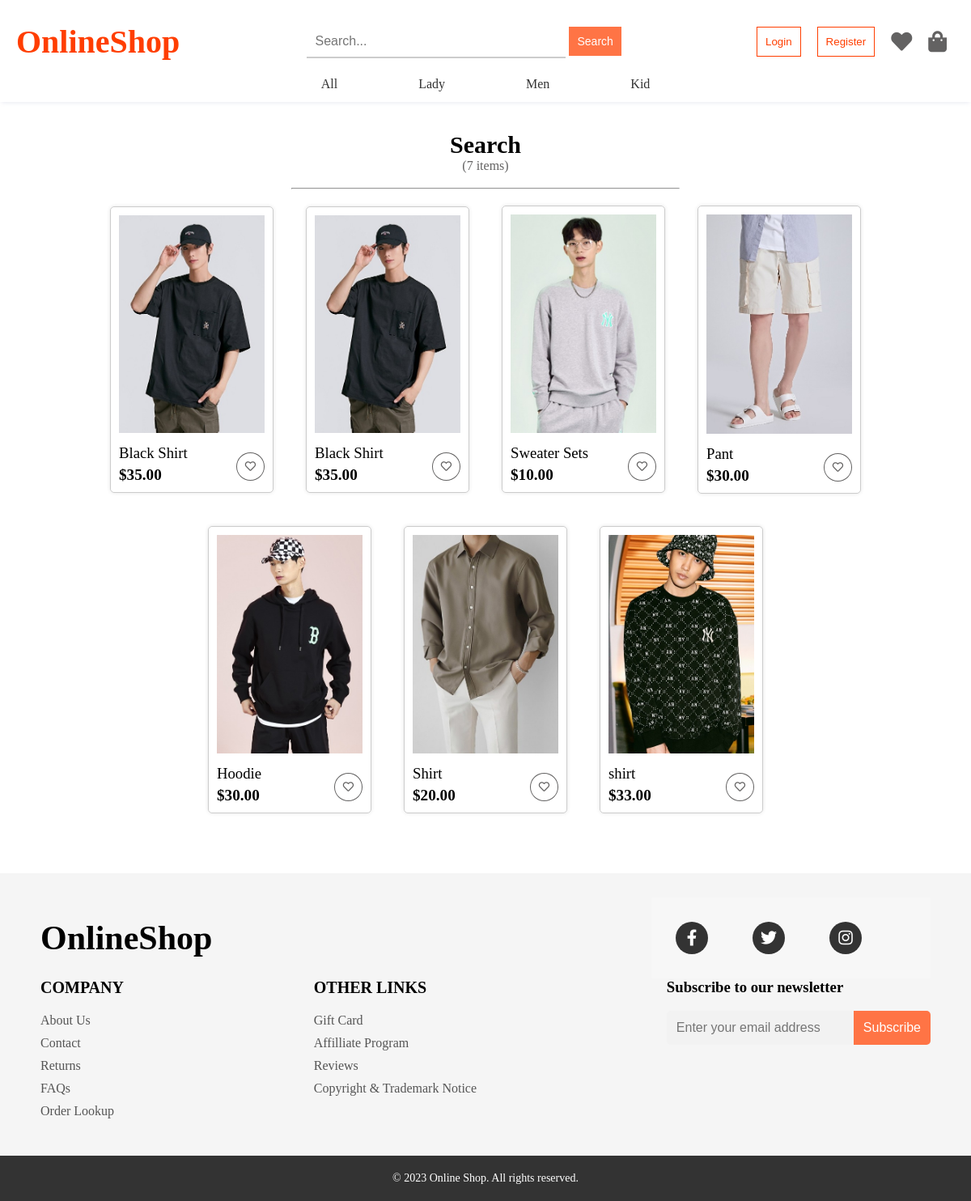
Screenshot of /search.php with the database file from the repository.
### tables this page shows
CREATE TABLE IF NOT EXISTS `products` (
  `id` int(10) UNSIGNED NOT NULL AUTO_INCREMENT,
  `nameProduct` varchar(50) DEFAULT NULL,
  `descriptions` varchar(255) DEFAULT NULL,
  `price` int(10) DEFAULT NULL,
  `image` varchar(255) DEFAULT NULL,
  `sizeID` varchar(50) NOT NULL,
  `colorID` varchar(50) NOT NULL,
  `typesID` int(10) NOT NULL,
  PRIMARY KEY (`id`),
  KEY `typesID` (`typesID`)
);

### connection.php (called while the page is built, shortened)
<?php
	class config {
		private $_conn;
		function config() {
			if (!$this->_conn) {
				$this->_conn = mysqli_connect('localhost', 'nla2', 'nla2', 'nla2') or die ('Connection Errors!');
				mysqli_query($this->_conn, "SET character_set_results = 'utf8', character_set_client = 'utf8', character_set_database = 'utf8', character_set_server = 'utf8'");
			}
		}
		function getAllNameProductsByType($id) {
			$sql = "SELECT * FROM products WHERE typesID = '$id'";
			$query = mysqli_query($this->_conn, $sql);
			$arr = array();
			while ($item = mysqli_fetch_assoc($query)) {
				$arr[$item["id"]] = array(
					"id" => $item["id"],
					"nameProduct" => $item["nameProduct"],
					"descriptions" => $item["descriptions"],
					"price" => $item["price"],
					"image" => $item["image"],
					"sizeID" => $item["sizeID"],
					"colorID" => $item["colorID"],
					"typesID" => $item["typesID"]
				);
			}
			return $arr;
		}
	}
?>

### search.php (the view, shortened to what this page needs)
<?php
include "common.php";
	require_once("connection.php");
	$db = new config();
	$db->config();
	$items = $db->getAllNameProductsByType(1);
?>
<body>
    <br>
    <br><br>
    <div id="items-text">
        <div class="text">
            <h3>Search</h3>
            <?php
            echo '<p>(' . count($items) . ' items)</p>';
            ?>
            <br>
        </div>
    </div>
    <hr id="dash">
    <div id="items-container">
        <?php
        $itemsContainer = '<div id="items-container">';
        foreach ($items as $item) {
            $card = '<a href="itemDescription.php?id=' . $item['id'] . '" class="card">';
            $image = '<img src="' . $item['image'] . '" alt="' . $item['nameProduct'] . '">';
            $card .= $image;
            $name = '<div class="footer_card"><div><h3>' . $item['nameProduct'] . '</h3>';
            $card .= $name;
            $price = '<p>$' . number_format($item['price'], 2) . '</p></div>';
            $card .= $price;
            $favorite_button = '<div><button type="button" class="favorite " aria-label="Favorite 8seconds Waffle Zipup Cardigan Ivory"><span class="fa-heart far"></span></button></div></div>';
            $card .= $favorite_button;
            $itemsContainer .= $card . '</a>';
        }
        $itemsContainer .= '</div>';
        echo $itemsContainer;
        ?>
    </div>
    <br><br><br>

### css/all.css (style rules this page uses)
.fa, .fas, .far, .fal, .fad, .fab { -moz-osx-font-smoothing: grayscale; -webkit-font-smoothing: antialiased; display: inline-block; font-style: normal; font-variant: normal; text-rendering: auto; line-height: 1; }
.fa-heart:before { content: "\f004"; }
.far { font-family: 'Font Awesome 5 Free'; font-weight: 400; }

### css/common.css (style rules this page uses)
* { margin: 0; padding: 0; }

### css/home.css (style rules this page uses)
#items-text { display: flex; justify-content: center; align-items: center; }
#items-text h3 { text-align: center; font-size: 30px; }
#items-text p { text-align: center; color: #636262; }
#dash { margin: 0 30% 0 30%; }
#items-container { display: flex; flex-wrap: wrap; justify-content: center; align-items: center; }
#items-container .card { border: 1px solid #ccc; border-radius: 5px; box-shadow: 0 0 5px rgba(0, 0, 0, 0.1); padding: 10px; margin: 20px; width: 180px; text-decoration: none; color: #000; display: inline-block; }
#items-container .card .footer_card { width: 100%; display: inline-flex; justify-content: space-between; }
#items-container button { padding: 9px 10px 9px 10px; margin-top: 10px; border-radius: 50%; background-color: transparent; border: 1px solid #636262; color: #636262; cursor: pointer; z-index: 1; position: relative; outline: none; transition: all 0.25s ease-in-out; }
#items-container .card img { width: 100%; height: auto; margin-bottom: 10px; }
#items-container .card h3 { font-weight: normal; margin-bottom: 5px; }
#items-container .card p { font-weight: bold; font-size: 1.2em; }

### rows the page displays
products: image (picture), nameProduct "Black Shirt", price "35.00"
products: image (picture), nameProduct "Black Shirt", price "35.00"
products: image (picture), nameProduct "Sweater Sets", price "10.00"
products: image (picture), nameProduct "Pant", price "30.00"
products: image (picture), nameProduct "Hoodie", price "30.00"
products: image (picture), nameProduct "Shirt", price "20.00"
products: image (picture), nameProduct "shirt", price "33.00"

### other values shown
count($items) "7"
